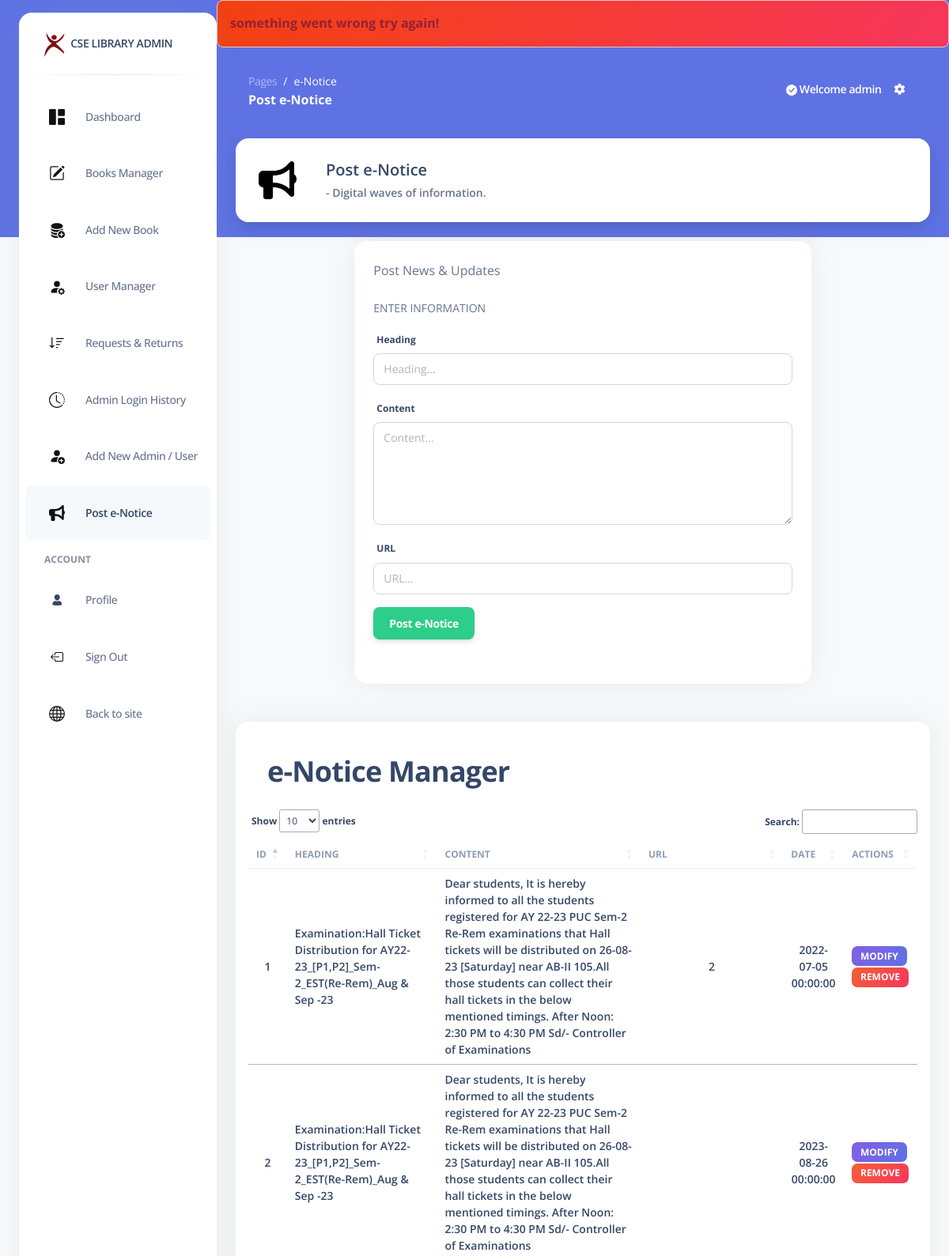
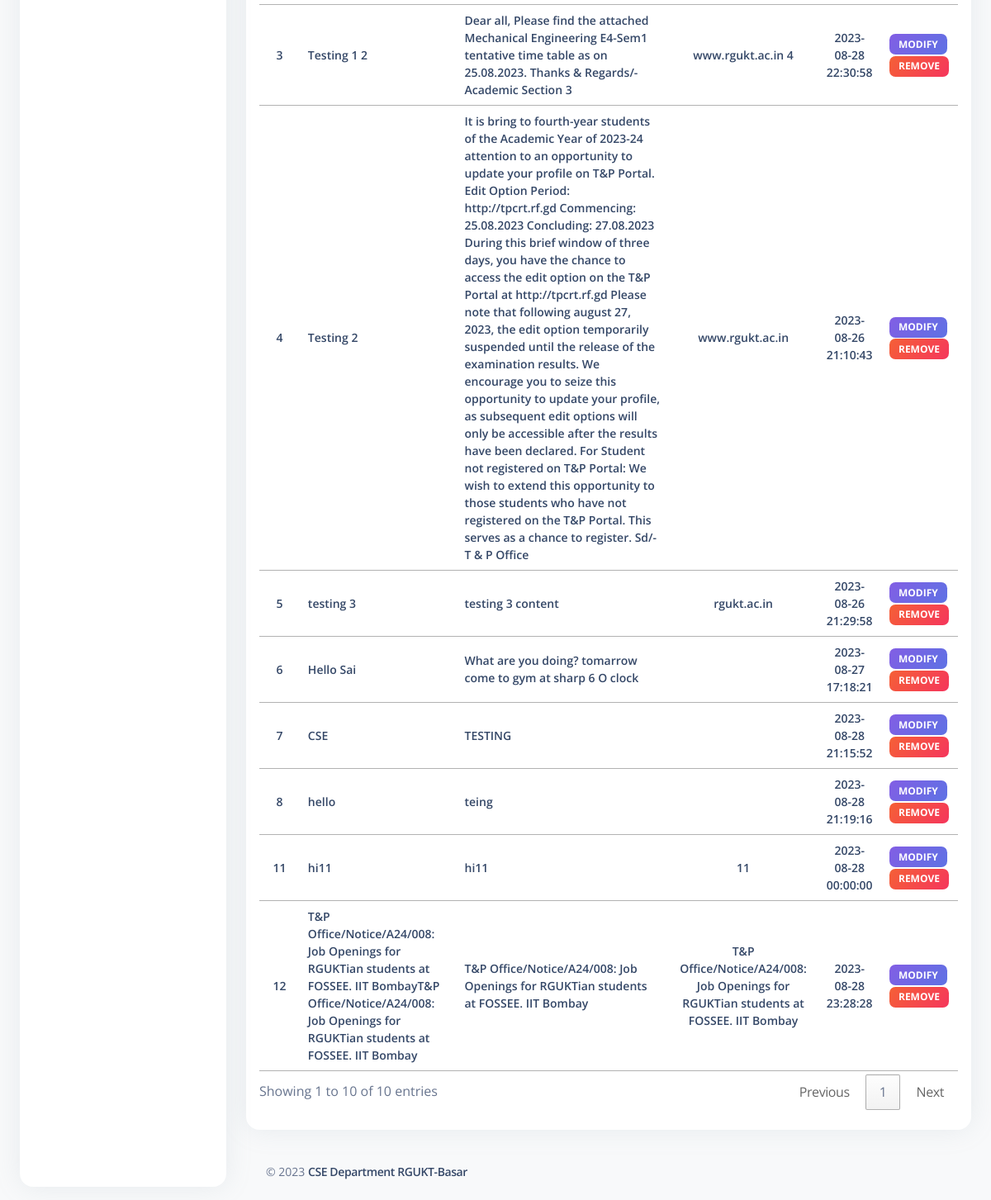
Screenshot of /admin/pages/postnotice.php?posted=false (signed in) with the database file from the repository (2 pictures, top to bottom).
### tables this page shows
CREATE TABLE `enotice` (
  `id` int(11) NOT NULL,
  `heading` text NOT NULL,
  `content` text NOT NULL,
  `url` text DEFAULT NULL,
  `publisher` varchar(40) NOT NULL DEFAULT 'CSE Dept. Library RGUKT-Basar',
  `dt` datetime NOT NULL DEFAULT current_timestamp()
);

### admin/pages/postnotice.php (the view, shortened to what this page needs)
<!DOCTYPE html>
<html lang="en">
<head>
  <link rel="stylesheet" href="//cdn.datatables.net/1.13.4/css/jquery.dataTables.min.css">
  <link href="../assets/css/nucleo-icons.css" rel="stylesheet" />
  <link href="../assets/css/nucleo-svg.css" rel="stylesheet" />
  <link href="../assets/css/nucleo-svg.css" rel="stylesheet" />
  <link id="pagestyle" href="../assets/css/cse-lib.css" rel="stylesheet" />
</head>
<body class="g-sidenav-show bg-gray-100" data-new-gr-c-s-check-loaded="14.1119.0" data-gr-ext-installed="">
  <div class="min-height-300 bg-primary position-absolute w-100"></div>
  <aside class="sidenav navbar navbar-vertical navbar-expand-xs border-0 border-radius-xl my-3 fixed-start ms-4 bg-white" id="sidenav-main">
    <div class="sidenav-header">
      <a class="navbar-brand m-0" href="">
        <img src="../assets/img/logo.png" class="navbar-brand-img h-100" alt="main_logo">
        <span class="ms-1 font-weight-bold">CSE LIBRARY ADMIN</span>
      </a>
    </div>
    <hr class="horizontal dark mt-0">
    <div class="collapse navbar-collapse  w-auto h-auto" id="sidenav-collapse-main">
      <ul class="navbar-nav">
        <li class="nav-item">
          <a class="nav-link" href="../pages/index.php">
            <div class="icon icon-shape icon border-radius-md text-center me-2 d-flex align-items-center justify-content-center">
            </div>
            <span class="nav-link-text ms-1">Dashboard</span>
          </a>
        </li>
        <li class="nav-item">
          <a class="nav-link" href="../pages/bookmanagement.php">
            <div class="icon icon-shape icon border-radius-md text-center me-2 d-flex align-items-center justify-content-center">
            </div>
            <span class="nav-link-text ms-1">Books Manager</span>
          </a>
        </li>
        <li class="nav-item">
          <a class="nav-link" href="../pages/addbook.php">
            <div class="icon icon-shape icon border-radius-md text-center me-2 d-flex align-items-center justify-content-center">
            </div>
            <span class="nav-link-text ms-1">Add New Book</span>
          </a>
        </li>
        <li class="nav-item">
          <a class="nav-link " href="../pages/usermanager.php">
            <div class="icon icon-shape icon border-radius-md text-center me-2 d-flex align-items-center justify-content-center">
            </div>
            <span class="nav-link-text ms-1">User Manager</span>
          </a>
        </li>
        <li class="nav-item">
          <a class="nav-link" href="../pages/requestreturns.php">
            <div class="icon icon-shape icon border-radius-md text-center me-2 d-flex align-items-center justify-content-center">
            </div>
            <span class="nav-link-text ms-1">Requests & Returns</span>
          </a>
        </li>
        <li class="nav-item">
          <a class="nav-link " href="../pages/bhistory.php">
            <div class="icon icon-shape icon border-radius-md text-center me-2 d-flex align-items-center justify-content-center">
            </div>
            <span class="nav-link-text ms-1">Admin Login History</span>
          </a>
        </li>
        <li class="nav-item">
          <a class="nav-link" href="../pages/addadmin.php">
            <div class="icon icon-shape icon border-radius-md text-center me-2 d-flex align-items-center justify-content-center">
            </div>
            <span class="nav-link-text ms-1">Add New Admin / User</span>
          </a>
        </li>
        <li class="nav-item">
          <a class="nav-link active" href="../pages/postnotice.php">
            <div class="icon icon-shape icon border-radius-md text-center me-2 d-flex align-items-center justify-content-center">
            </div>
            <span class="nav-link-text ms-1">Post e-Notice</span>
          </a>
        </li>
        <li class="nav-item mt-3">
          <h6 class="ps-4 ms-2 text-uppercase text-xs font-weight-bolder opacity-6">Account</h6>
        </li>
        <li class="nav-item">
          <a class="nav-link" href="../pages/adminProfile.php">
            <div class="icon icon-shape icon border-radius-md text-center me-2 d-flex align-items-center justify-content-center">
              <i class="ni ni-single-02 text-dark text-sm opacity-10"></i>
            </div>
            <span class="nav-link-text ms-1">Profile</span>
          </a>
        </li>
        <li class="nav-item">
          <a class="nav-link " href="../admincomponents/_adminsignout.php">
            <div class="icon icon-shape icon border-radius-md text-center me-2 d-flex align-items-center justify-content-center">
            </div>
            <span class="nav-link-text ms-1">Sign Out</span>
          </a>
        </li>
        <li class="nav-item">
          <a class="nav-link " href="../../index.php">
            <div class="icon icon-shape icon border-radius-md text-center me-2 d-flex align-items-center justify-content-center">
            </div>
            <span class="nav-link-text ms-1">Back to site</span>
          </a>
        </li>
      </ul>
    </div>
  </aside>
  <main class="main-content position-relative border-radius-lg ">
    <?php
        if(isset($_GET['posted']) && $_GET['posted']=="true"){
            echo '<div class="alert alert-success alert-sm alert-dismissible fade show col-sm" role="alert" id="editupdated">
            <svg xmlns="http://www.w3.org/2000/svg" width="22" height="22" fill="blue" class="bi bi-patch-check-fill" viewBox="0 0 16 16">
        <path d="M10.067.87a2.89 2.89 0 0 0-4.134 0l-.622.638-.89-.011a2.89 2.89 0 0 0-2.924 2.924l.01.89-.636.622a2.89 2.89 0 0 0 0 4.134l.637.622-.011.89a2.89 2.89 0 0 0 2.924 2.924l.89-.01.622.636a2.89 2.89 0 0 0 4.134 0l.622-.637.89.011a2.89 2.89 0 0 0 2.924-2.924l-.01-.89.636-.622a2.89 2.89 0 0 0 0-4.134l-.637-.622.011-.89a2.89 2.89 0 0 0-2.924-2.924l-.89.01-.622-.636zm.287 5.984-3 3a.5.5 0 0 1-.708 0l-1.5-1.5a.5.5 0 1 1 .708-.708L7 8.793l2.646-2.647a.5.5 0 0 1 .708.708z"/>
      </svg>
            <strong>e-Notice posted Successfully</strong>
            <button type="button" class="btn-close" data-bs-dismiss="alert" aria-label="Close"></button>
        </div>';
          } else if (isset($_GET['posted']) && $_GET['posted']=="false"){
            echo '<div class="alert alert-danger alert-sm alert-dismissible fade show" role="alert" id="editupdated">
            <strong>something went wrong try again!</strong>
            <button type="button" class="btn-close" data-bs-dismiss="alert" aria-label="Close"></button>
        </div>';
        }
    ?>
    <nav class="navbar navbar-main navbar-expand-lg px-0 mx-4 shadow-none border-radius-xl" id="navbarBlur" data-scroll="false">
      <div class="container-fluid py-1 px-3">
        <nav aria-label="breadcrumb">
          <ol class="breadcrumb bg-transparent mb-0 pb-0 pt-1 px-0 me-sm-6 me-5">
            <li class="breadcrumb-item text-sm text-white"><a class="opacity-5 text-white" href="javascript:;">Pages</a></li>
            <li class="breadcrumb-item text-sm text-white active" aria-current="page">e-Notice</li>
          </ol>
          <h6 class="font-weight-bolder text-white mb-0">Post e-Notice</h6>
        </nav>
        <div class="collapse navbar-collapse mt-sm-0 mt-2 me-md-0 me-sm-4" id="navbar">
          <ul class="navbar-nav  justify-content-end">
          <li class="nav-item d-flex align-items-center">
              <a href="javascript:;" class="nav-link text-white font-weight-bold px-0">
                <span class="d-sm-inline d-none">Welcome <?php echo $_SESSION['admin']; ?></span>
              </a>
            </li>
            <li class="nav-item px-3 d-flex align-items-center">
              <a href="javascript:;" class="nav-link text-white p-0">
                <i class="fa fa-cog fixed-plugin-button-nav cursor-pointer" aria-hidden="true"></i>
              </a>
            </li>
          </ul>
        </div>
      </div>
    </nav>
    <div class="main-content position-relative max-height-vh-100 h-100 mt-4">
    <div class="card shadow-lg mx-4 card-profile">
      <div class="card-body p-3">
        <div class="row gx-4">
          <div class="col-auto">
            <div class="avatar avatar-xl position-relative">
            </div>
          </div>
          <div class="col-auto my-auto">
            <div class="h-100">
              <h5 class="mb-1">
                Post e-Notice
              </h5>
              <p class="mb-0 font-weight-bold text-sm">
                - Digital waves of information.
              </p>
            </div>
          </div>
        </div>
      </div>
    </div>
    <div class="container-fluid py-4">
      <div class="row justify-content-center">
        <div class="col-md-8">
          <div class="card rounded-md">
            <div class="card-header pb-0">
              <div class="d-flex align-items-center">
                <p class="mb-0">Post News & Updates</p>
              </div>
            </div>
            <div class="card-body">
              <p class="text-uppercase text-sm">Enter Information</p>
              <form action="../admincomponents/_postnotice.php" method="post" enctype="multipart/form-data">
              <div class="row">
                <div class="col-md-12">
                  <div class="form-group">
                    <label for="example-text-input" class="form-control-label">Heading</label>
                    <input class="form-control" type="text" placeholder="Heading..." name="heading" required>
                  </div>
                </div>
                <div class="col-md-12">
                  <div class="form-group">
                    <label for="example-text-input" class="form-control-label">Content</label>
                    <textarea cols="10" rows="5" name="content" class="form-control" placeholder="Content..." required></textarea>
                  </div>
                </div>
                <div class="col-md-12">
                  <div class="form-group">
                    <label for="example-text-input" class="form-control-label">URL</label>
                    <input class="form-control" type="text" name="url" placeholder="URL...">
                  </div>
                </div>
                <div class="col-md-12">
                  <div class="form-group">
                    <button class="btn btn-success ms-auto" type="submit">Post e-Notice</button>
                  </div>
                </div>
              </div>
              </form>
            </div>
          </div>
        </div>
      </div>
      <div class="row justify-content-center mt-5">
        <div class="col-12">
          <div class="card mb-4 p-3">
            <div class="card-header pb-3">
              <h2>e-Notice Manager</h2>
            </div>
            <div class="card-body px-0 pt-0 pb-2">
              <div class="table-responsive p-0">
                <table class="table align-items-center mb-0" id="myTable">
                  <thead>
                    <tr>
                    <th class="text-center text-uppercase text-secondary text-xs font-weight-bolder opacity-9">ID</th>
                      <th class="text-uppercase text-secondary text-xs font-weight-bolder opacity-9">Heading</th>
                      <th class="text-uppercase text-secondary text-xs font-weight-bolder opacity-9">Content</th>
                      <th class="text-uppercase text-secondary text-xs font-weight-bolder opacity-9">URL</th>
                      <th class="text-uppercase text-secondary text-xs font-weight-bolder opacity-9">Date</th>
                      <th class="text-secondary text-uppercase text-xs font-weight-bolder opacity-9">Actions</th>
                    </tr>
                  </thead>
                  <tbody>
                    <?php
                      include '../admincomponents/_dbconnect.php';
                      $query = "SELECT * FROM enotice";
                      $result = mysqli_query($conn, $query);
                      $numRows = mysqli_num_rows($result);
                      if($numRows>0)
                      {
                        while($row = mysqli_fetch_assoc($result))
                        {
                          echo '<tr>
                          <td>
                          <h6 class="mb-0 text-sm text-center">'.$row["id"].'</h6>
                          </td>
                          <td>
                          <h6 class="mb-0 text-sm">'.$row["heading"].'</h6>
                          </td>
                          <td>
                          <h6 class="mb-0 text-sm">'.$row["content"].'</h6>
                          </td>
                          <td class="align-middle text-center text">
                          <h6 class="mb-0 text-sm">'.$row["url"].'</h6>
                          </td>
                          <td class="align-middle text-center text">
                          <h6 class="mb-0 text-sm">'.$row["dt"].'</h6>
                          </td>
                          <td class="align-middle text">
                            <span type="button" class="badge badge-sm bg-gradient-primary edit" id='.$row["id"].'>Modify</span>
                            <span type="button" class="badge badge-sm bg-gradient-danger delete" id=d'.$row["id"].'>Remove</span>
                          </td>
                        </tr>';
                        }
                      }
                    ?>
                  </tbody>
                </table>
              </div>
            </div>
          </div>
        </div>
      </div>
      <footer class="footer pt-3">
        <div class="container-fluid">
          <div class="row align-items-center justify-content-lg-between">
            <div class="col-lg-6 mb-lg-0 mb-4">
              <div class="copyright text-center text-sm text-muted text-lg-start">
                ©
                <a href="" class="font-weight-bold" target="_blank">CSE Department RGUKT-Basar</a>
              </div>
            </div>
          </div>
        </div>
      </footer>
    </div>
  </div>
  </main>
<iframe frameborder="0" scrolling="no" style="background-color: transparent; border: 0px; display: none;"></iframe></body>
</html>

### admin/assets/css/nucleo-svg.css (style rules this page uses)
.icon { display: inline-block; color: #111111; height: 1em; width: 1em; }
.icon { fill: currentColor; stroke: none; }

### admin/pages/postnotice.php (style rules this page uses)
.dataTables_wrapper table.dataTable tbody td { white-space: normal; }

### rows the page displays
enotice: id "1", heading "Examination:Hall Ticket Distribution for AY22-23_[P1,P2]_Sem-2_EST(Re-Rem)_Aug & Sep -23", content "Dear students, It is hereby informed to all the students registered for AY 22-23 PUC Sem-2 Re-Rem examinations that Hall tickets will be distributed on 26-08-23 [Saturday] near AB-II 105.All those students can collect their hall tickets in the below mentioned timings. After Noon: 2:30 PM to 4:30 PM Sd/- Controller of Examinations", url "2", dt "2022-07-05 00:00:00"
enotice: id "2", heading "Examination:Hall Ticket Distribution for AY22-23_[P1,P2]_Sem-2_EST(Re-Rem)_Aug & Sep -23", content "Dear students, It is hereby informed to all the students registered for AY 22-23 PUC Sem-2 Re-Rem examinations that Hall tickets will be distributed on 26-08-23 [Saturday] near AB-II 105.All those students can collect their hall tickets in the below mentioned timings. After Noon: 2:30 PM to 4:30 PM Sd/- Controller of Examinations", dt "2023-08-26 00:00:00"
enotice: id "3", heading "Testing 1 2", content "Dear all, Please find the attached Mechanical Engineering E4-Sem1 tentative time table as on 25.08.2023. Thanks & Regards/- Academic Section 3", url "www.rgukt.ac.in 4", dt "2023-08-28 22:30:58"
enotice: id "4", heading "Testing 2", content "It is bring to fourth-year students of the Academic Year of 2023-24 attention to an opportunity to update your profile on T&P Portal. Edit Option Period: http://tpcrt.rf.gd Commencing: 25.08.2023 Concluding: 27.08.2023 During this brief window of three days, you have the chance to access the edit option on the T&P Portal at http://tpcrt.rf.gd Please note that following august 27, 2023, the edit option temporarily suspended until the release of the examination results. We encourage you to seize this opportunity to update your profile, as subsequent edit options will only be accessible after the results have been declared. For Student not registered on T&P Portal: We wish to extend this…", url "www.rgukt.ac.in", dt "2023-08-26 21:10:43"
enotice: id "5", heading "testing 3", content "testing 3 content", url "rgukt.ac.in", dt "2023-08-26 21:29:58"
enotice: id "6", heading "Hello Sai", content "What are you doing? tomarrow come to gym at sharp 6 O clock", dt "2023-08-27 17:18:21"
enotice: id "7", heading "CSE", content "TESTING", dt "2023-08-28 21:15:52"
enotice: id "8", heading "hello", content "teing", dt "2023-08-28 21:19:16"
enotice: id "11", heading "hi11", content "hi11", url "11", dt "2023-08-28 00:00:00"
enotice: id "12", heading "T&P Office/Notice/A24/008: Job Openings for RGUKTian students at FOSSEE. IIT BombayT&P Office/Notice/A24/008: Job Openings for RGUKTian students at FOSSEE. IIT Bombay", content "T&P Office/Notice/A24/008: Job Openings for RGUKTian students at FOSSEE. IIT Bombay", url "T&P Office/Notice/A24/008: Job Openings for RGUKTian students at FOSSEE. IIT Bombay", dt "2023-08-28 23:28:28"

### other values shown
$_SESSION['admin'] "admin"
